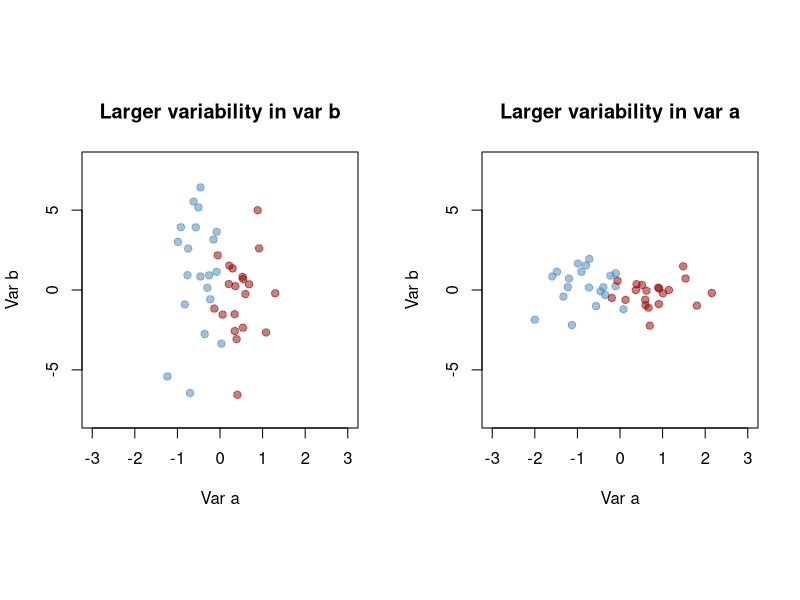
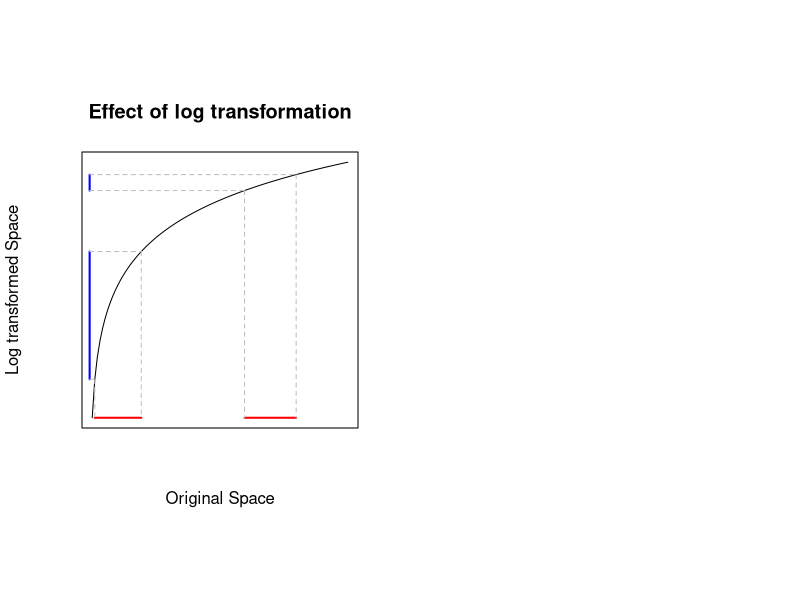
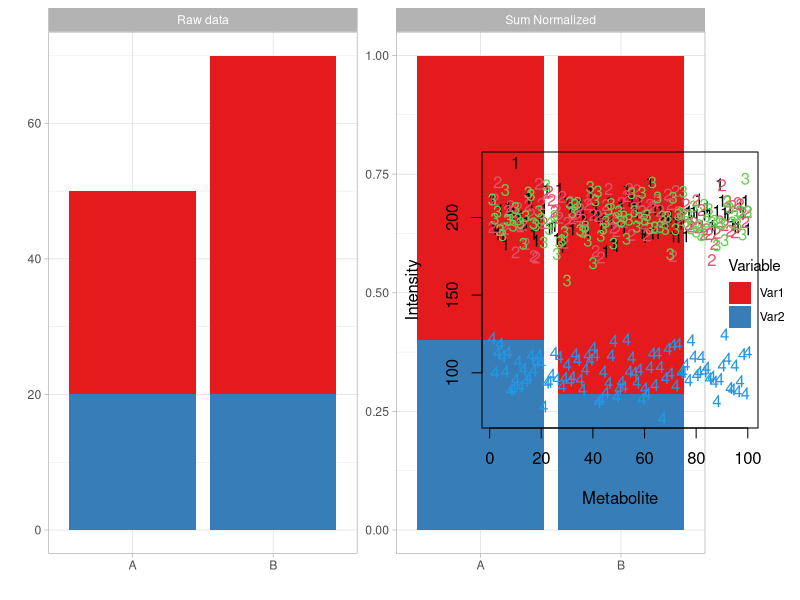
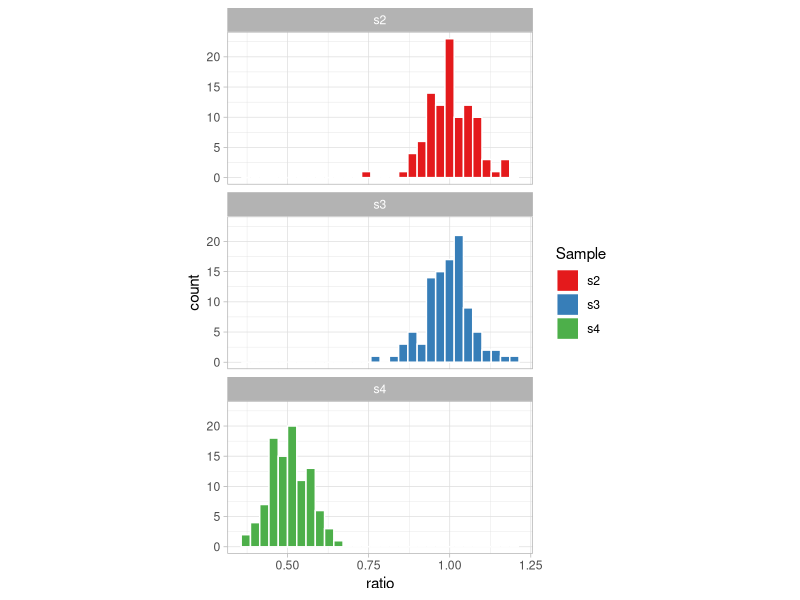

Reproduce these figures in R, in order.
## ---- chunk 1
knitr::opts_chunk$set(echo = FALSE)
library(knitr)
library(tidyverse)
library(MASS)
## ---- chunk 2
par(pty="s")
mu1 <- c(-0.5,0)
mu2 <- c(0.5,0)
sigma <- matrix(c(0.1,0, 0, 10), 2)  # Covariance matrix
dummy <- rbind(mvrnorm(20, mu = mu1, Sigma = sigma),
              mvrnorm(20, mu = mu2, Sigma = sigma))


par(mfrow = c(1,2))

plot(dummy, pch = 19, col = rep(c("#4682B480","#8B000080"), each  =20), xlab = "Var a", ylab = "Var b", xlim = c(-3,3), ylim = c(-8,8), main = "Larger variability in var b")

plot(scale(dummy), pch = 19, col = rep(c("#4682B480","#8B000080"), each  =20), xlab = "Var a", ylab = "Var b", xlim = c(-3,3), ylim = c(-8,8), , main = "Larger variability in var a")


## ---- chunk 3
curve(log10(x), from = 1, to = 100, xaxt="n", yaxt="n", main = "Effect of log transformation", 
      xlab = "Original Space", ylab = "Log transformed Space") 
segments(2,0,20,0, lwd = 2, col = "red")
segments(60,0,80,0, lwd = 2, col = "red")
segments(2,log10(2),2,0, lwd = 1, col = "gray", lty = 2)
segments(20,log10(20),20,0, lwd = 1, col = "gray", lty = 2)
segments(0,log10(2),0,log10(20), lwd = 2, col = "blue")
segments(0,log10(2),2,log10(2), lwd = 1, col = "gray", lty = 2)
segments(0,log10(20),20,log10(20), lwd = 1, col = "gray", lty = 2)
## 
segments(60,log10(60),60,0, lwd = 1, col = "gray", lty = 2)
segments(80,log10(80),80,0, lwd = 1, col = "gray", lty = 2)
segments(0,log10(60),0,log10(80), lwd = 2, col = "blue")
segments(0,log10(60),60,log10(60), lwd = 1, col = "gray", lty = 2)
segments(0,log10(80),80,log10(80), lwd = 1, col = "gray", lty = 2)
## ---- chunk 4
compdf <- tibble(class = c("A","B"), Var1 = c(30,50), Var2 =  c(20,20)) %>% 
  pivot_longer(-class) %>%
  group_by(class) %>% 
  mutate(sum_norm_value = value/sum(value)) %>% 
  ungroup() %>% 
  pivot_longer(-c("class","name"), names_to = "one", values_to = "two") %>% 
  mutate(one = factor(one, levels = c("value","sum_norm_value"), labels = c("Raw data","Sum Normalized")))

compdf %>% ggplot() + 
  geom_bar(aes(x = class, y = two, fill = name), position="stack", stat="identity") + 
  scale_fill_brewer(palette = "Set1", name = "Variable") + 
  facet_wrap(~one, scales = "free_y") + xlab("") + ylab("") + 
  theme_light()

## ---- chunk 5
s1 <- rnorm(100,200,10)
s2 <- rnorm(100,200,10)
s3 <- rnorm(100,200,10)
s4 <- rnorm(100,100,10)

DM <- rbind(s1,s2,s3,s4)

pqndata <- DM %>% 
  as.data.frame() %>% 
  rownames_to_column()

matplot(t(DM), type = "p", ylab = "Intensity", xlab = "Metabolite")



## ---- chunk 6
PQNratios <- apply(DM[2:4,],1,function(r) r/DM[1,]) %>% 
  as_tibble() %>% 
  pivot_longer(everything()) 


PQNratios %>% 
  ggplot() + 
  geom_histogram(aes(x = value, fill = name), col  ="white") + 
  scale_fill_brewer(palette = "Set1", name = "Sample") + 
  facet_wrap(~name, ncol = 1) + 
  theme_light() + 
  xlab("ratio") + 
  theme(aspect.ratio = 0.5)
 

